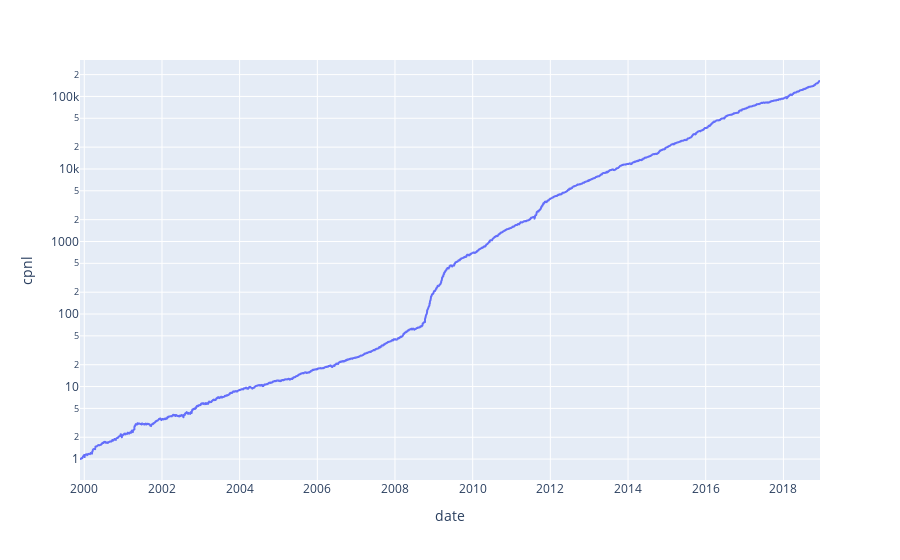
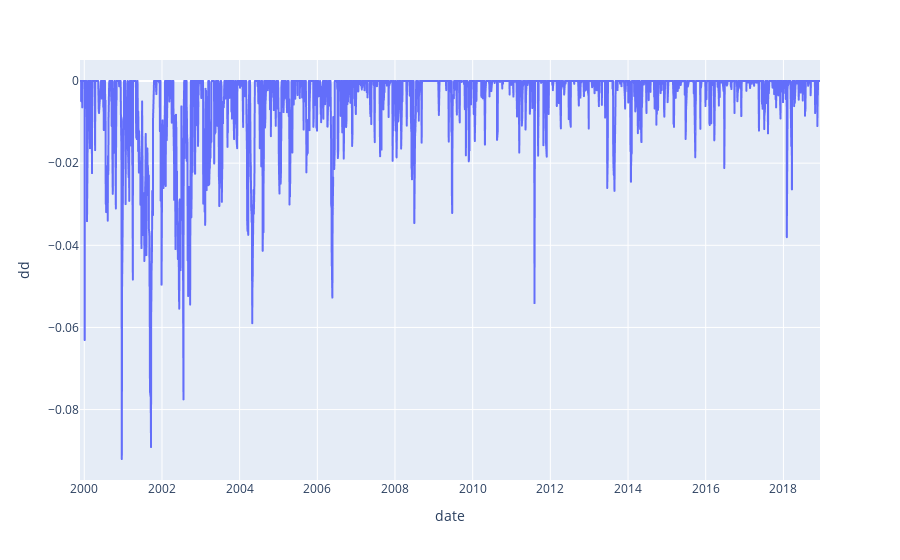

Notebook code cell kept with these figures, in order:
### Code cell
N = 2
mask = yhat_train_df.p1 > 0.55 # & batch_df.symbol.isin(train_sym)
yhat_train_df['ret'] = yhat_train_df.groupby('symbol').adjusted_close.pct_change()
yhat_train_df['ret'] = yhat_train_df.groupby('symbol').ret.shift(-1)

pnl_df = yhat_train_df.loc[mask].sort_values('p1').groupby('date').tail(N)#.ret.mean()
max_train_prob = pnl_df.p1.max()
pnl_df['ret'] = pnl_df.ret * (pnl_df.p1/max_train_prob)# * 3
pnl_df = pnl_df.groupby('date').ret.mean().to_frame('ret')
pnl_df.sort_values('date', inplace=True)
pnl_df['cpnl'] = (1 + pnl_df.ret).cumprod()
performance_metrics(pnl_df.reset_index())

### Figure 1 — Plotly figure (JSON) as saved in the notebook; plotly's stock layout.template omitted (floating-point values rounded to 4 significant figures; data arrays with more than 128 entries replaced by an {"elided": "..."} marker saying what was removed)
{"data": [{"hovertemplate": "date=%{x}<br>cpnl=%{y}<extra></extra>", "legendgroup": "", "line": {"color": "#636efa", "dash": "solid"}, "mode": "lines", "name": "", "showlegend": false, "type": "scattergl", "x": {"elided": "3022 str values"}, "xaxis": "x", "y": {"elided": "3022 float values"}, "yaxis": "y"}], "layout": {"legend": {"tracegroupgap": 0}, "margin": {"t": 60}, "xaxis": {"anchor": "y", "domain": [0, 1], "title": {"text": "date"}}, "yaxis": {"anchor": "x", "domain": [0, 1], "title": {"text": "cpnl"}, "type": "log"}}}

### Figure 2 — Plotly figure (JSON) as saved in the notebook; plotly's stock layout.template omitted (floating-point values rounded to 4 significant figures; data arrays with more than 128 entries replaced by an {"elided": "..."} marker saying what was removed)
{"data": [{"hovertemplate": "date=%{x}<br>dd=%{y}<extra></extra>", "legendgroup": "", "line": {"color": "#636efa", "dash": "solid"}, "mode": "lines", "name": "", "showlegend": false, "type": "scattergl", "x": {"elided": "3022 str values"}, "xaxis": "x", "y": {"elided": "3022 float values"}, "yaxis": "y"}], "layout": {"legend": {"tracegroupgap": 0}, "margin": {"t": 60}, "xaxis": {"anchor": "y", "domain": [0, 1], "title": {"text": "date"}}, "yaxis": {"anchor": "x", "domain": [0, 1], "title": {"text": "dd"}}}}
